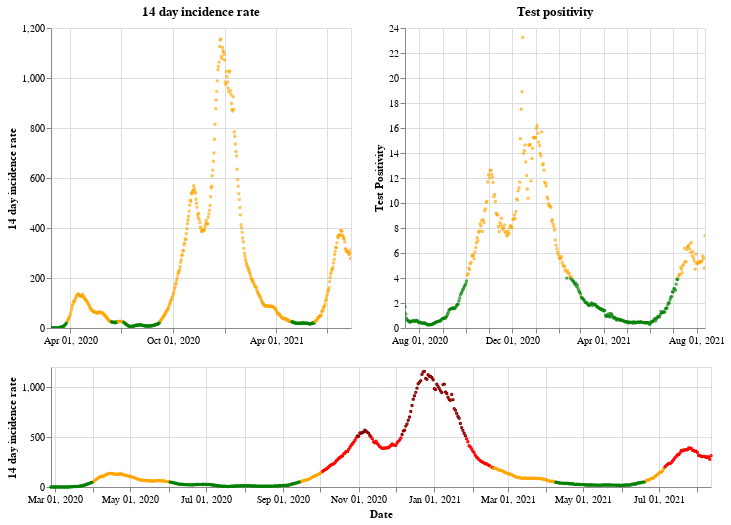

Notebook cell for this chart:
### Markdown cell above
## Wales

### Code cell
plot_traffic_light('Wales')

### Figure 1 — Vega-Lite specification as saved in the notebook (floating-point values rounded to 4 significant figures; data arrays with more than 128 entries replaced by an {"elided": "..."} marker saying what was removed)
{"config": {"view": {"continuousWidth": 400, "continuousHeight": 300}}, "vconcat": [{"hconcat": [{"mark": {"type": "point", "size": 2}, "encoding": {"color": {"condition": {"value": "green", "test": "(datum.twoWeeklyCasesRate <= 25)"}, "value": "orange"}, "tooltip": [{"type": "nominal", "field": "areaName"}, {"type": "temporal", "field": "date"}, {"type": "quantitative", "field": "twoWeeklyCasesRate"}, {"type": "quantitative", "field": "testPositivity"}], "x": {"type": "temporal", "axis": {"title": ""}, "field": "date", "scale": {"domain": {"selection": "DateBrush"}}, "timeUnit": "yearmonthdate"}, "y": {"type": "quantitative", "axis": {"title": "14 day incidence rate"}, "field": "twoWeeklyCasesRate"}}, "title": "14 day incidence rate", "width": 300}, {"mark": {"type": "point", "size": 2}, "encoding": {"color": {"condition": {"value": "green", "test": "(datum.testPositivity <= 4)"}, "value": "orange"}, "tooltip": [{"type": "nominal", "field": "areaName"}, {"type": "temporal", "field": "date"}, {"type": "quantitative", "field": "twoWeeklyCasesRate"}, {"type": "quantitative", "field": "testPositivity"}], "x": {"type": "temporal", "axis": {"title": ""}, "field": "date", "scale": {"domain": {"selection": "DateBrush"}}, "timeUnit": "yearmonthdate"}, "y": {"type": "quantitative", "axis": {"title": "Test Positivity"}, "field": "testPositivity"}}, "title": "Test positivity", "width": 300}]}, {"layer": [{"mark": {"type": "point", "size": 2}, "encoding": {"color": {"condition": {"value": "orange", "test": "(((datum.testPositivity < 4) && (datum.twoWeeklyCasesRate >= 50)) && (datum.twoWeeklyCasesRate < 200))"}, "value": "red"}, "opacity": {"condition": {"value": 1, "test": "((datum.twoWeeklyCasesRate >= 50) && (datum.twoWeeklyCasesRate < 500))"}, "value": 0}, "tooltip": [{"type": "nominal", "field": "areaName"}, {"type": "temporal", "field": "date"}, {"type": "quantitative", "field": "twoWeeklyCasesRate"}, {"type": "quantitative", "field": "testPositivity"}], "x": {"type": "temporal", "axis": {"title": "Date"}, "field": "date", "timeUnit": "yearmonthdate"}, "y": {"type": "quantitative", "axis": {"title": "14 day incidence rate"}, "field": "twoWeeklyCasesRate"}}, "selection": {"DateBrush": {"type": "interval", "encodings": ["x"], "fields": ["Time"]}}}, {"mark": {"type": "point", "size": 2}, "encoding": {"color": {"value": "darkred"}, "opacity": {"condition": {"value": 1, "test": "(datum.twoWeeklyCasesRate >= 500)"}, "value": 0}, "tooltip": [{"type": "nominal", "field": "areaName"}, {"type": "temporal", "field": "date"}, {"type": "quantitative", "field": "twoWeeklyCasesRate"}, {"type": "quantitative", "field": "testPositivity"}], "x": {"type": "temporal", "axis": {"title": "Date"}, "field": "date", "timeUnit": "yearmonthdate"}, "y": {"type": "quantitative", "axis": {"title": "14 day incidence rate"}, "field": "twoWeeklyCasesRate"}}}, {"mark": {"type": "point", "size": 2}, "encoding": {"color": {"condition": {"value": "green", "test": "((datum.testPositivity < 4) && (datum.twoWeeklyCasesRate < 50))"}, "value": "orange"}, "opacity": {"condition": {"value": 1, "test": "(datum.twoWeeklyCasesRate < 50)"}, "value": 0}, "tooltip": [{"type": "nominal", "field": "areaName"}, {"type": "temporal", "field": "date"}, {"type": "quantitative", "field": "twoWeeklyCasesRate"}, {"type": "quantitative", "field": "testPositivity"}], "x": {"type": "temporal", "axis": {"title": "Date"}, "field": "date", "timeUnit": "yearmonthdate"}, "y": {"type": "quantitative", "axis": {"title": "14 day incidence rate"}, "field": "twoWeeklyCasesRate"}}}], "height": 120, "width": 660}], "data": {"name": "data-f43b4acc8f65ca7d4c8dd64ea35bf2d2"}, "$schema": "https://vega.github.io/schema/vega-lite/v4.8.1.json", "datasets": {"data-f43b4acc8f65ca7d4c8dd64ea35bf2d2": {"elided": "533 records"}}}
